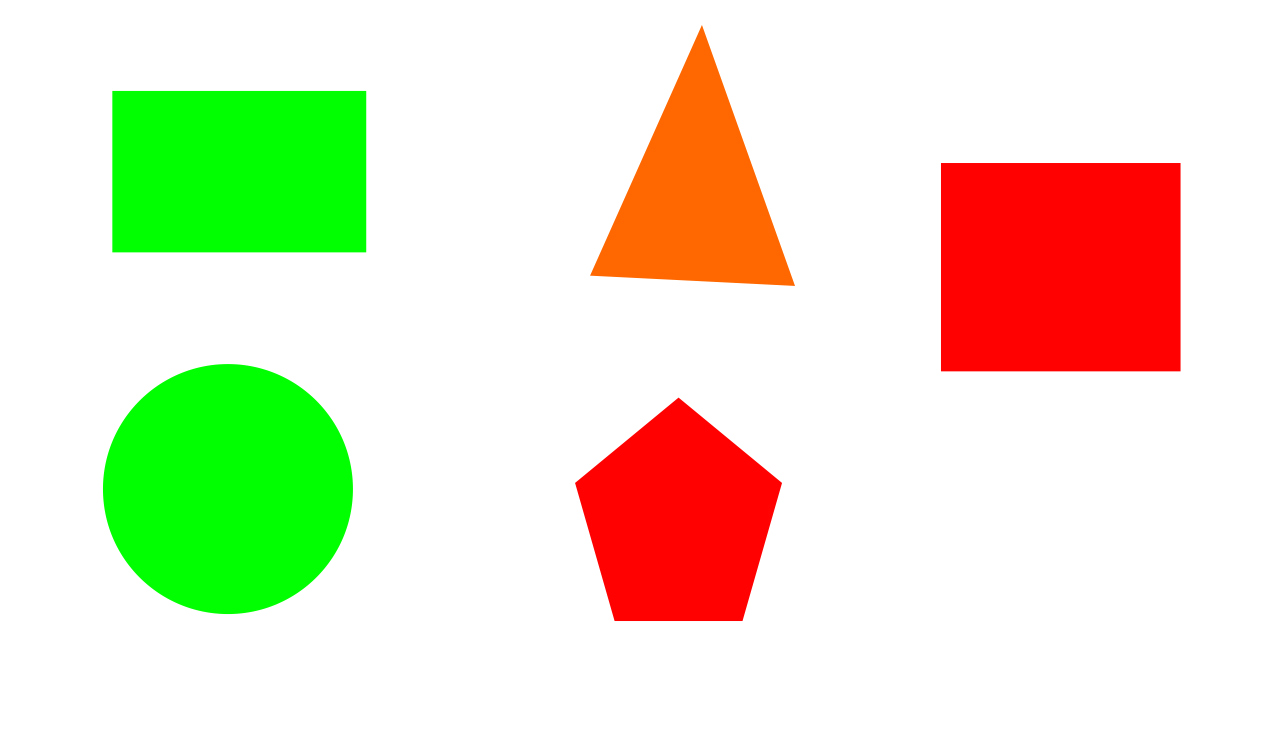
#> input picture data/shapes.jpg, 1281 x 741 px, found by its file name
$ python captureshapeimg.py
#> lines starting #> are read from the running program, lines starting #| are printed output that depends on the picture; after the words box and inside, x2 and y2 are one past the last pixel; in counts of white or black regions, pixels touching at a corner belong together; long printed decimals are rounded
import numpy as np
import cv2

img = cv2.imread("shapes.jpg")
#> img is the input picture: shape (741, 1281, 3); mean B, G, R 202, 228.9, 230.9
imgGray = cv2.cvtColor(img, cv2.COLOR_BGR2GRAY)
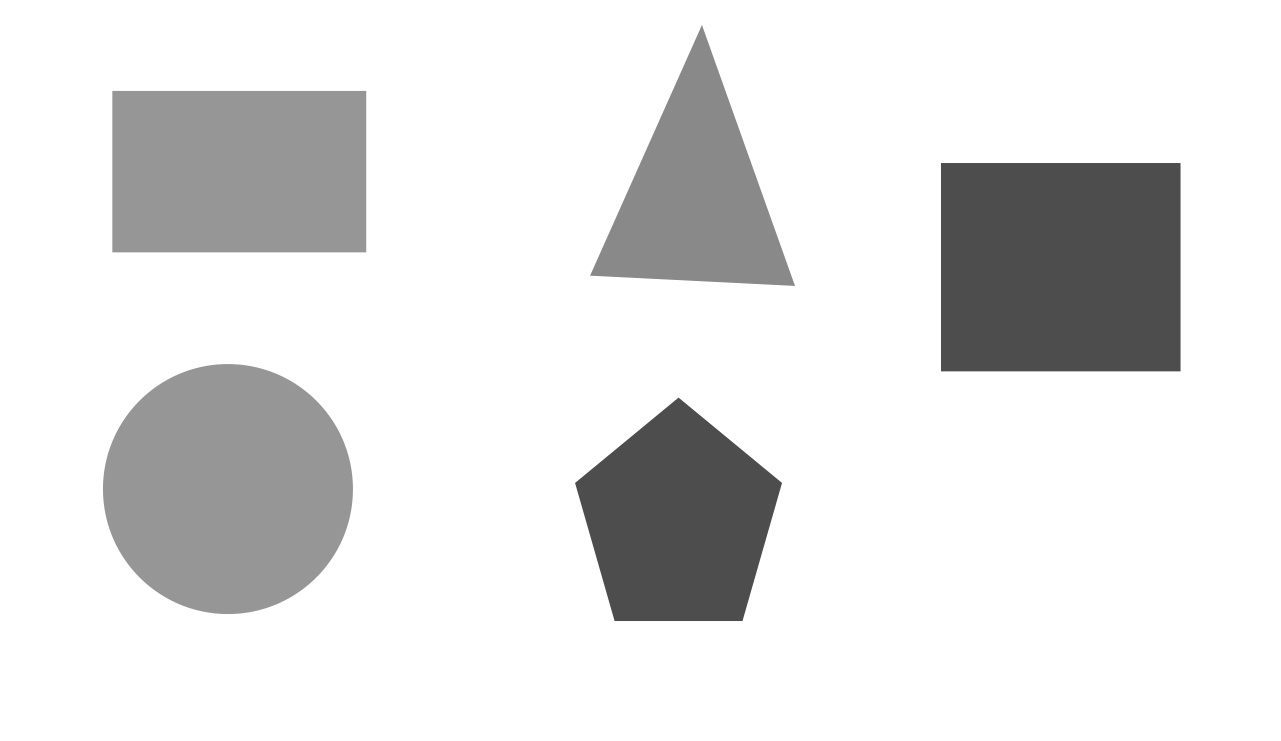
#> imgGray: shape (741, 1281); min 77, max 255, mean 226.4
_, thrash = cv2.threshold(imgGray, 240, 255, cv2.THRESH_BINARY)
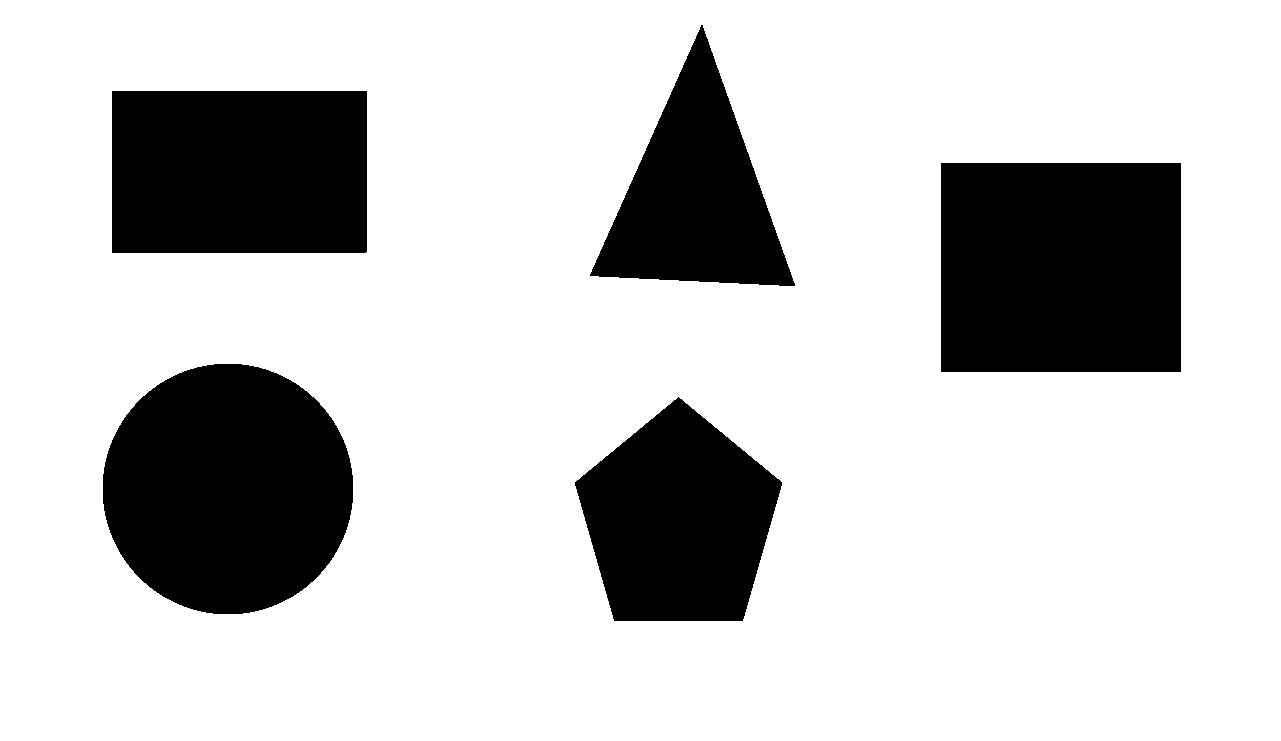
#> thrash: shape (741, 1281); 79% white; 5 black regions
contours, _ = cv2.findContours(thrash, cv2.RETR_TREE, cv2.CHAIN_APPROX_NONE)
#> contours = 6 contours; box (x1, y1, x2, y2) and area: (0, 0, 1281, 741) 947200, (940, 162, 1182, 373) 50608, (102, 363, 354, 615) 49705, (111, 90, 368, 254) 41724, (574, 396, 783, 622) 32485, (589, 24, 796, 287) 26896


for contour in contours:
    approx = cv2.approxPolyDP(contour, 0.01* cv2.arcLength(contour, True), True )
    cv2.drawContours(img, [approx], 0, (0,0,0), 5)
    x= approx.ravel()[0]
    y= approx.ravel()[1]-10

    if len(approx) == 3:
        cv2.putText(img, "triangle", (x, y), cv2.FONT_HERSHEY_SCRIPT_SIMPLEX, 0.5, (0,0,0) )
    elif len(approx) == 4:
       x1, y1, w, h=cv2.boundingRect(approx)
       aspectRation = float(w)/h
       print(aspectRation)
       if aspectRation >= 0.95 and aspectRation <= 1.05 :
           cv2.putText(img, "rectangle", (x, y), cv2.FONT_HERSHEY_SCRIPT_SIMPLEX, 0.5, (0,0,0) )
       else:
           cv2.putText(img, "triangle", (x, y), cv2.FONT_HERSHEY_SCRIPT_SIMPLEX, 0.5, (0,0,0) )

    elif len(approx) == 5:
       cv2.putText(img, "pentagon", (x, y), cv2.FONT_HERSHEY_SCRIPT_SIMPLEX, 0.5, (0,0,0) )
    elif len(approx) == 10:
       cv2.putText(img, "star", (x, y), cv2.FONT_HERSHEY_SCRIPT_SIMPLEX, 0.5, (0,0,0) )
    elif len(approx) == 3:
       cv2.putText(img, "circle", (x, y), cv2.FONT_HERSHEY_SCRIPT_SIMPLEX, 0.5, (0,0,0) )
#> this loop made 6 passes
#> (approx, x, y, x1, y1, w, h, aspectRation) on passes 1, 4, 5: ([[0, 0], [0, 740], [1280, 740], [1280, 0]], 0, -10, 0, 0, 1281, 741, 1.73), ([[940, 163], [1180, 162], [1181, 371], [941, 372]], 940, 153, 940, 162, 242, 211, 1.15), ([[111, 91], [366, 90], [367, 251], [112, 253]], 111, 81, 111, 90, 257, 164, 1.57)
#> (x, y) on passes 2 to 3: (678, 386), (214, 353)
#| 1.729
#| 1.147
#| 1.567
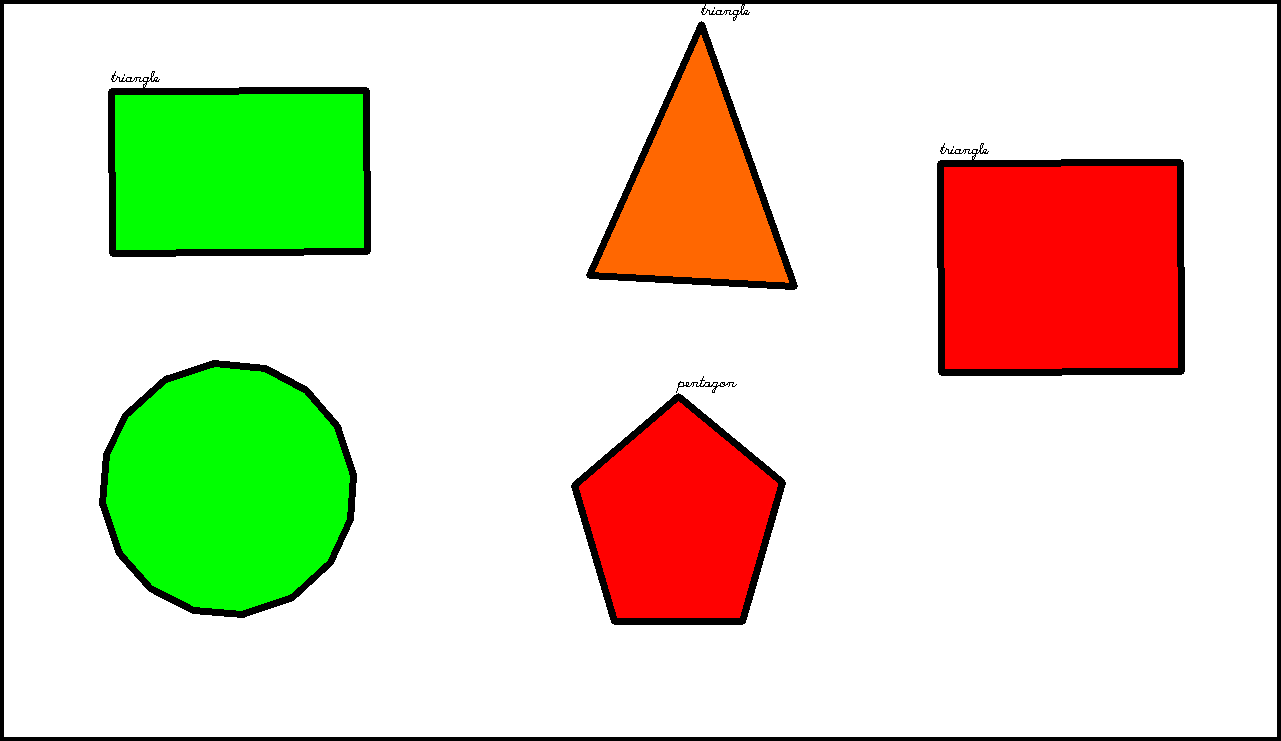
#> img: shape (741, 1281, 3); 4.66% of pixels changed, all inside (x1, y1, x2, y2) = (0, 0, 1281, 741)

cv2.imshow("shapes", img)
cv2.waitKey(0)
cv2.destroyAllWindows()

$ run again, with data/aa.jpg copied over data/shapes.jpg
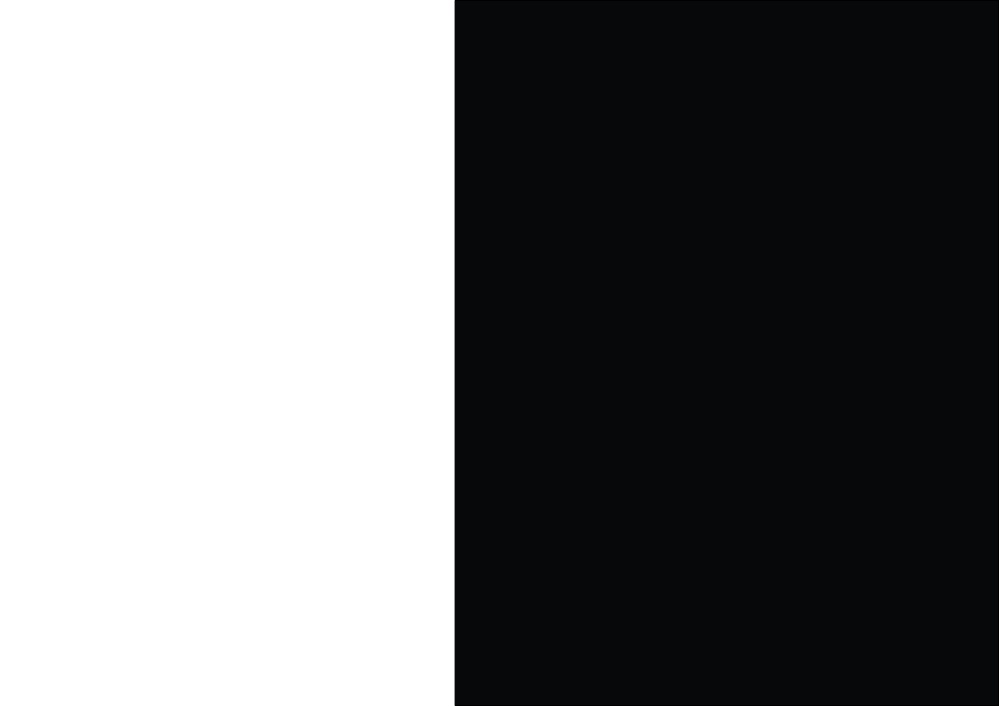
#> input picture data/aa.jpg, 999 x 706 px, shrunk from 3507 x 2478 before the run, found by its file name
#> img is the input picture: shape (706, 999, 3); mean B, G, R 121.5, 120.4, 119.8
#> thrash: shape (706, 999); 45.4% white; 1 white region
#> contours = 1 contour; box (x1, y1, x2, y2) and area: (0, 0, 454, 706) 319365
#> the loop `for contour in contours:` made 1 pass
#> (approx, x, y, x1, y1, w, h, aspectRation) on pass 1: ([[0, 0], [0, 705], [453, 705], [453, 0]], 0, -10, 0, 0, 454, 706, 0.643)
#> (printed output is left out)
#> after the loop `for contour in contours:`:
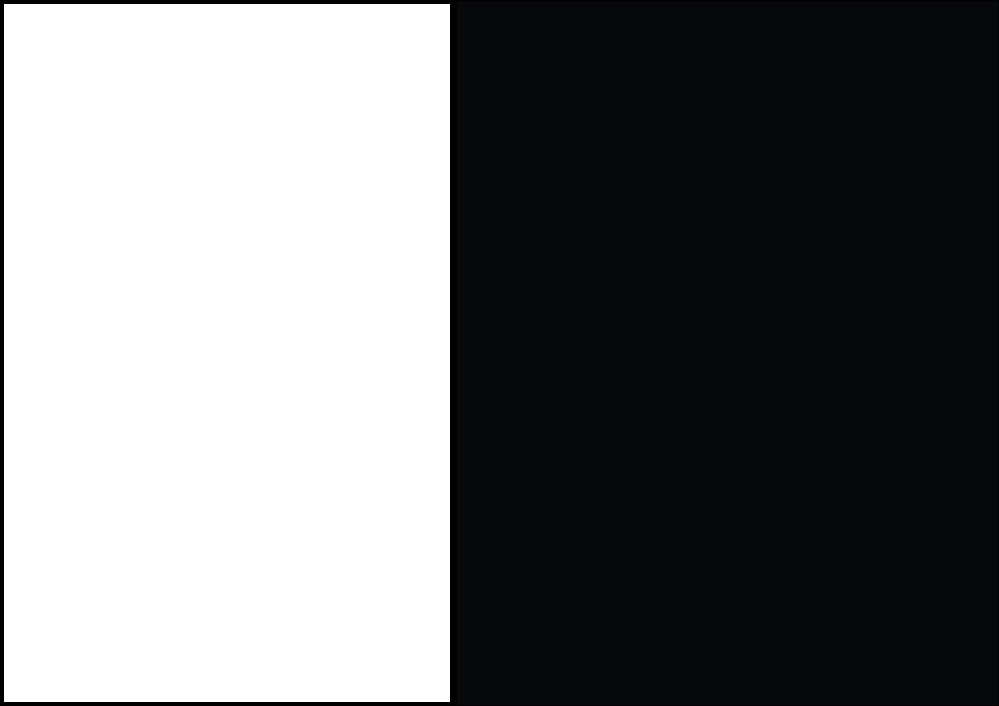
#> img: shape (706, 999, 3); 1.61% of pixels changed, all inside (x1, y1, x2, y2) = (0, 0, 457, 706)
